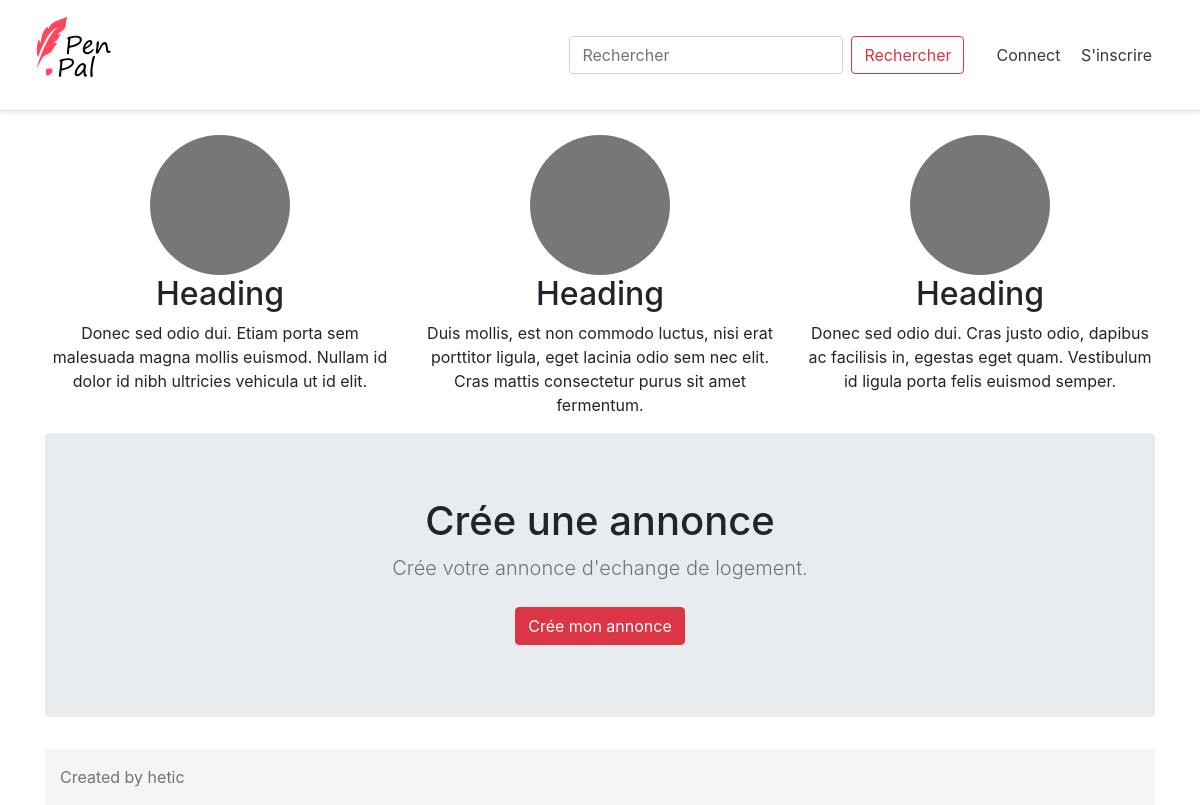
Before: / with the older database file.
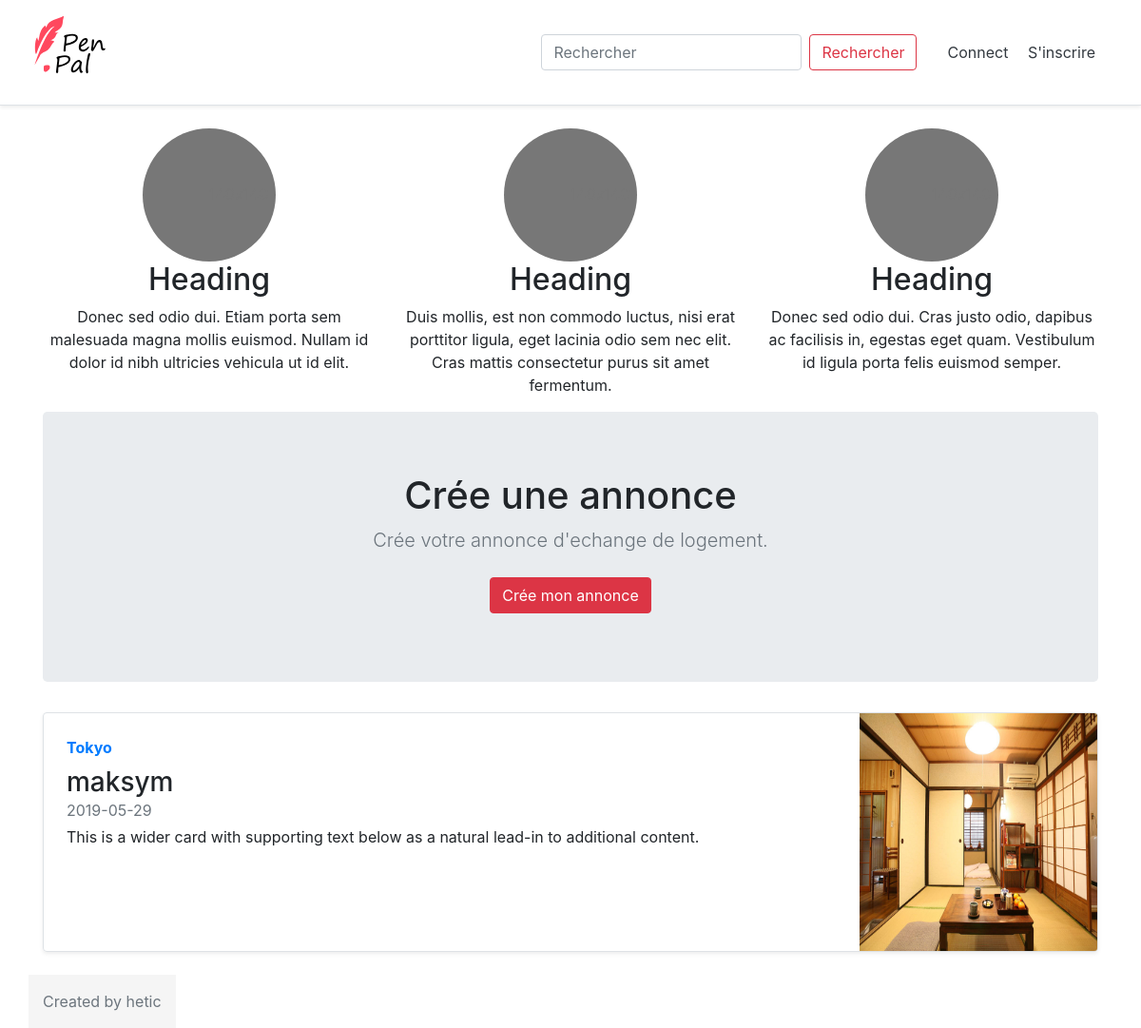
After: the same page with the newer database file.
### tables this page shows
CREATE TABLE `categories` (
  `id` int(11) NOT NULL,
  `name_id` int(11) NOT NULL,
  `city` varchar(100) NOT NULL,
  `description` text NOT NULL,
  `image` varchar(250) NOT NULL,
  `date` date NOT NULL
);

CREATE TABLE `user` (
  `id` int(11) NOT NULL,
  `name` varchar(255) NOT NULL,
  `mail` varchar(255) NOT NULL,
  `password` int(11) NOT NULL
);

### controllers/HomeController.php (called while the page is built, shortened)
<?php
class HomeController{
  public function page(){
      $cat = new Categories;
      $list = $cat->list();
      include_once 'views/home_view.php';
  }
}

### index.php (called while the page is built, shortened)
<?php
$controller = new $class();
$controller->page();

### models/Categories.php (called while the page is built, shortened)
<?php
class Categories{
    public function list(){
        $select = Database::$pdo->query('SELECT c.id, c.city, c.description, c.image, c.date, c.name_id, u.name
                                FROM categories AS c LEFT JOIN user AS u ON c.name_id = u.id
                                ORDER BY c.id DESC');
        $select = $select->fetchAll(\PDO::FETCH_ASSOC);
        return $select;
    }
}

### views/home_view.php (the view, shortened to what this page needs)
<!DOCTYPE html>
<html lang="en">
<head>
    <?php include_once 'views/includes/head.php'?>
</head>
<body>
    <?php include_once 'views/includes/header.php'?>
    <div class="container marketing">
        <div class="row text-center">
            <div class="col-lg-4">
                <h2>Heading</h2>
                <p>Donec sed odio dui. Etiam porta sem malesuada magna mollis euismod. Nullam id dolor id nibh ultricies vehicula ut id elit.</p>
            </div>
        <div class="col-lg-4">
                <h2>Heading</h2>
                <p>Duis mollis, est non commodo luctus, nisi erat porttitor ligula, eget lacinia odio sem nec elit. Cras mattis consectetur purus sit amet fermentum.</p>
        </div>
        <div class="col-lg-4">
                <h2>Heading</h2>
                <p>Donec sed odio dui. Cras justo odio, dapibus ac facilisis in, egestas eget quam. Vestibulum id ligula porta felis euismod semper.</p>
        </div>
    </div>
    <section class="jumbotron text-center">
        <div class="container">
        <h1 class="jumbotron-heading">Crée une annonce</h1>
        <p class="lead text-muted">Crée votre annonce d'echange de logement.</p>
            <a href="index.php?page=create" class="btn btn-danger my-2">Crée mon annonce</a>
        </div>
    </section>
    <?php
        foreach($list AS $categorie)
        {
            echo'<div class="row">';
            echo'<div class="col-md-12">';
            echo'<div class="row no-gutters border rounded overflow-hidden flex-md-row mb-4 shadow-sm h-md-250 position-relative">';
                echo'<div class="col p-4 d-flex flex-column position-static">';
                echo'<strong class="d-inline-block mb-2 text-primary">' . $categorie['city'] . '</strong>';
                echo'<h3 class="mb-0">' . $categorie['name'] . '</h3>';
                echo'<div class="mb-1 text-muted">' . $categorie['date']  . '</div>';
                echo'<p class="card-text mb-auto">' . $categorie['description'] . '</a>';
                echo'</div>';
                echo'<div class="col-auto d-none d-lg-block">';
                echo'<img class="bd-placeholder-img" width="250" height="250" src="assets/images/Tokyo.jpg">';
                echo'</div>';
            echo'</div>';
            echo'</div>';
        }
    ?>
    <?php include_once 'views/includes/footer.php'?>
</body>
</html>

### views/includes/head.php (shortened to what this page needs)
<link href="https://stackpath.bootstrapcdn.com/bootstrap/4.3.1/css/bootstrap.min.css" rel="stylesheet">
<link rel="stylesheet" href="assets/css/style.css"/>

### views/includes/header.php
<header>
        <div class="d-flex flex-column flex-md-row align-items-center p-0 px-md-4 mb-4 bg-white border-bottom shadow-sm">
        <a class="navbar-brand my-0 mr-md-auto" href="index.php?page=home"><img src="assets/images/logo.svg" width="100" height="100"></a>
        <form class="form-inline p-4">
        <input class="form-control mr-sm-2" type="search" placeholder="Rechercher" aria-label="Search">
        <button class="btn btn-outline-danger my-2 my-sm-0" type="submit">Rechercher</button>
    </form>
        <nav class="my-2 my-md-0 mr-md-3">
            <a class="p-2 text-dark" href="index.php?page=connect">Connect</a>
            <a class="p-2 text-dark" href="index.php?page=inscrire">S'inscrire</a>
        </nav>
        </div>
</header>

### views/includes/footer.php
<footer class="footer mt-auto py-3">
  <div class="container">
    <span class="text-muted">Created by hetic</span>
  </div>
</footer>

### assets/css/style.css (style rules this page uses)
.footer { background-color: #f5f5f5; }

Changed rows visible on the page:
added categories: city "Tokyo", name.name "maksym", date "2019-05-29", description "This is a wider card with supporting text below as a natural lead-in to additional content."
